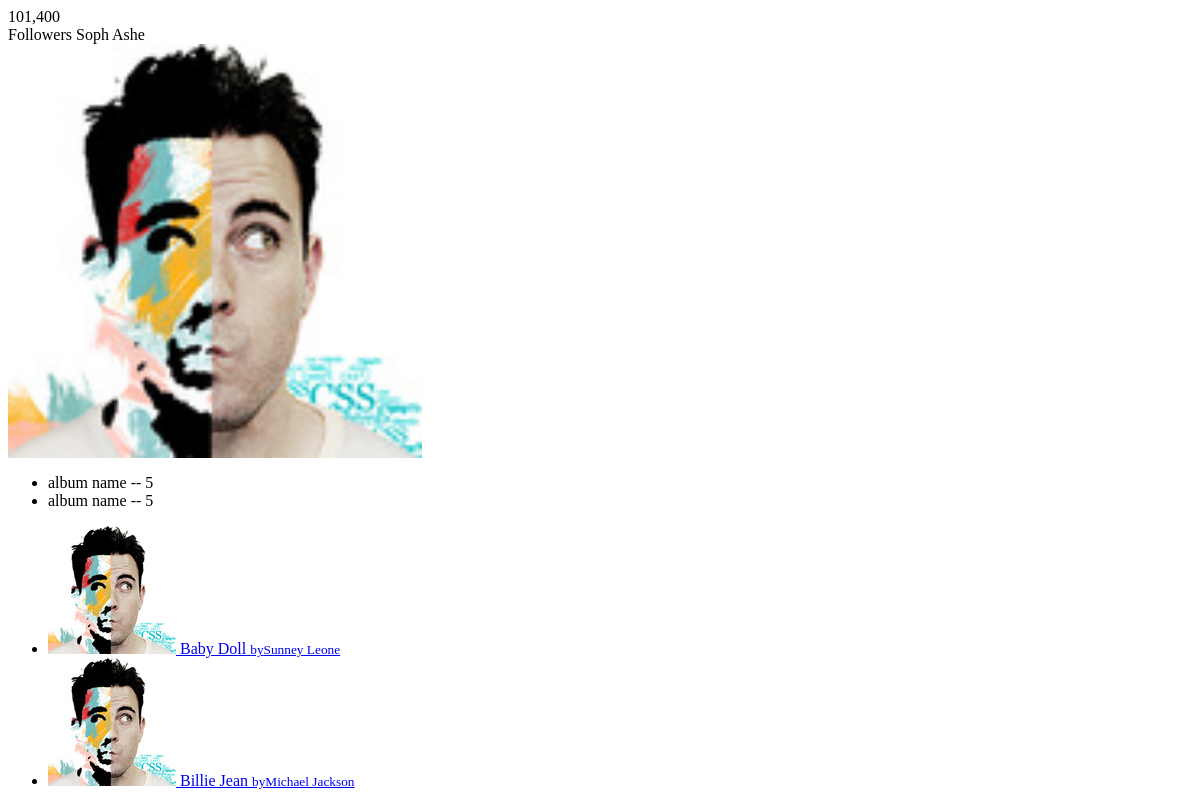
The app's page /getPage, older data.
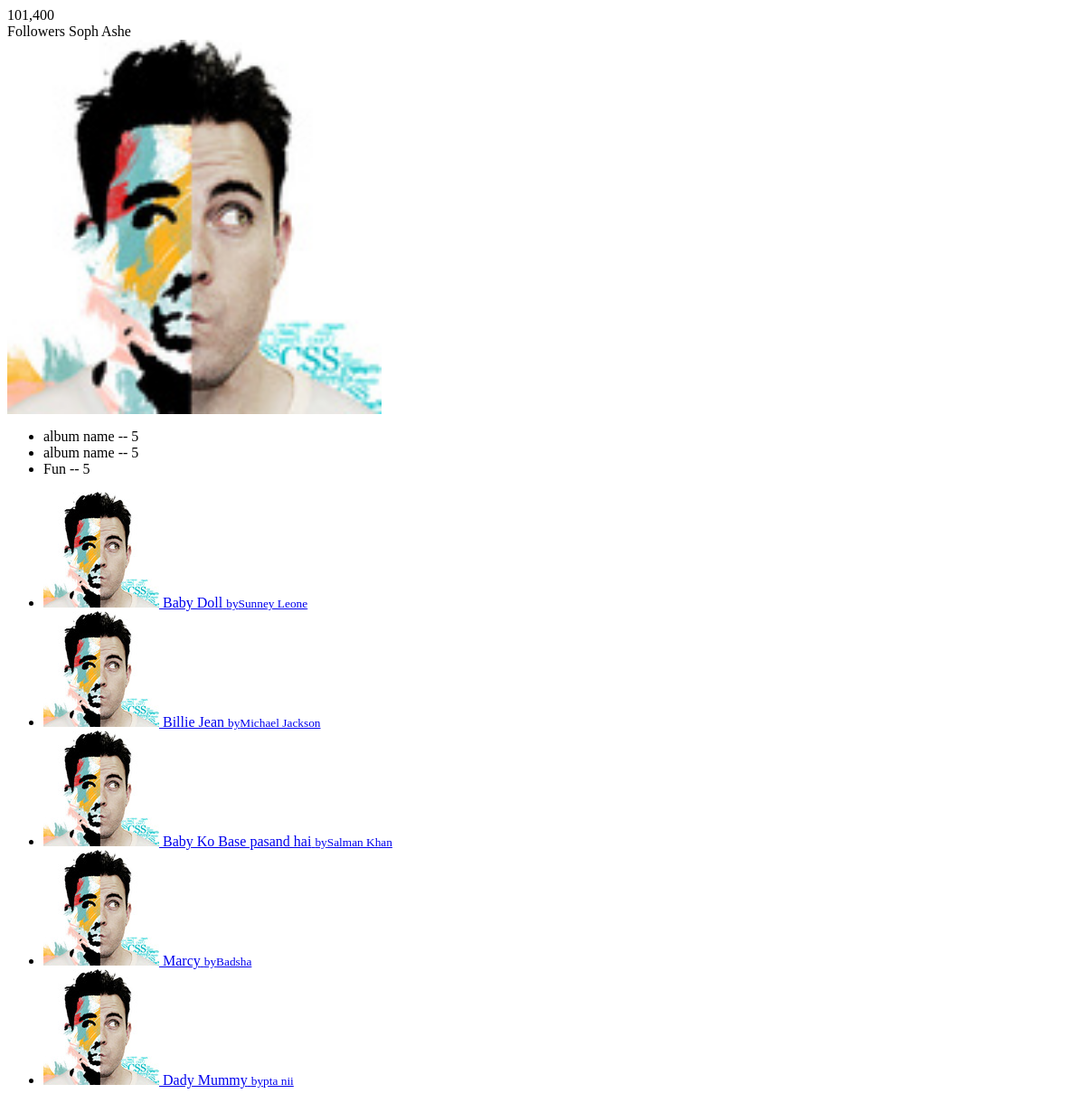
The same page, newer data.
### Player/models.py (models this page shows)
class Album(models.Model):
    pic = models.ImageField(default='/static/default_album.jpg',editable=True,blank=True, null=True)
    name = models.CharField(max_length=50)
    author = models.CharField(max_length=50)

class Song(models.Model):
    pic = models.ImageField(default='/static/default_song.png',editable=True,blank=True, null=True)
    name = models.CharField(max_length=50)
    author = models.CharField(max_length=50)
    album = models.ForeignKey(Album,models.DO_NOTHING,blank=True, null=True)
    audio = models.FileField(blank=True, null=True)
    audioPath = models.CharField(max_length=200,blank=True, null=True)

### Player/views.py (the view)
# urls.py: path('getPage',views.getPage),
def getPage(request):
    which=request.POST.get('which')
    album = Album.objects.all()
    song = Song.objects.all()
    if which == 'index':
        return render(request,'index.html',context={'album':album,'song':song})
    else :
        return render(request,'song.html',context={'album':album,'song':song})

### Player/templates/song.html (shortened to what this page needs)
{% load static %}
<section class="w-f-md">
        <section class="hbox stretch bg-black dker">
                <aside class="col-sm-5 no-padder" >
                        <section class="vbox animated fadeInUp">
                                <section class="scrollable" id="albumContainer" >
                                        <div id="songAlbumHeader" class="m-t-n-xxs item pos-rlt">
                                                <div class="bottom gd bg-info wrapper-lg"> <span
                                                                class="pull-right text-sm">101,400
                                                                <br>Followers</span> <span class="h2 font-thin">Soph
                                                                Ashe</span> </div>
                                                 <img class="img-full"
                                                        src="../static/default_song.png" alt="..." style="width: 35%;">
                                        </div>
                                        <ul  id="albumSongContainer"
                                                class="list-group list-group-lg no-radius no-border no-bg m-t-n-xxs m-b-none auto">
                                                {% for a in album %}
                                                <li draggable="true" ondragstart="dragstart_handler(event);" pk={{a.pk}} name="{{a.name}}" pic="{{a.pic}}" onclick=playNow({{a.pk}}) class="list-group-item">
                                                        <div class="clear text-ellipsis"> <span>{{ a.name }}</span> <span
                                                                        class="text-muted"> --
                                                                        {{5}}</span> </div>
                                                </li>
                                                {% endfor %}
                                        </ul>
                                </section>
                        </section>
                </aside>
                <section class="col-sm-4 no-padder bg">
                        <section class="vbox">
                                <section class="scrollable hover">
                                        <ul id="songContainer" class="list-group list-group-lg no-bg auto m-b-none m-t-n-xxs">
                                                {% for s in song %}
                                                <li draggable="true" ondragstart="dragstart_handler(event);" pk={{s.pk}} name="{{s.name}}" pic="{{s.pic}}" onclick="playNow({{s.pk}})"  class="list-group-item clearfix ">
                                                                 <a
                                                                href="#" class="pull-left thumb-sm m-r"> <img
                                                                        src="{{s.pic}}" alt="..."> </a> <a
                                                                class="clear" href="#"> <span
                                                                        class="block text-ellipsis">{{s.name}}</span>
                                                                <small class="text-muted">by{{ s.author}}</small> </a>
                                                </li>
                                                {% endfor %}
                                        </ul>
                                </section>
                        </section>
                </section>
        </section>
</section>

Row changes from the older to the newer data that the page shows:
added Album: name "Fun", value "5"
added Song: pic (placeholder picture), name "Baby Ko Base pasand hai", author "Salman Khan"
added Song: pic (placeholder picture), name "Marcy", author "Badsha"
added Song: pic (placeholder picture), name "Dady Mummy", author "pta nii"
